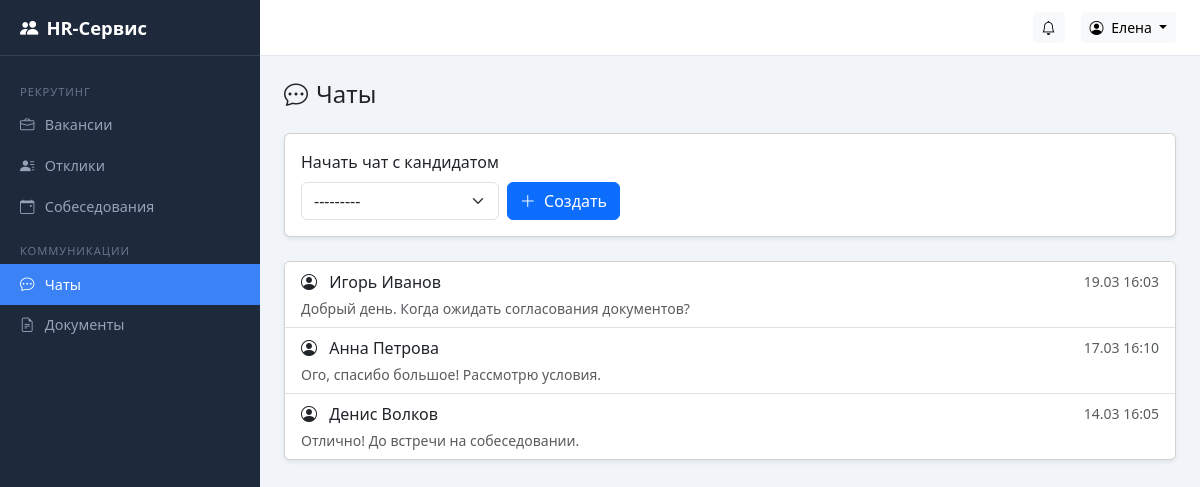
Page /chat/ (signed in) on the committed database.
### accounts/models.py (models this page shows, shortened)
class User(AbstractUser):
    class Role(models.TextChoices):
        CANDIDATE = "candidate", "Кандидат"
        HR = "hr", "HR-специалист"
        DIRECTOR = "director", "Руководитель"
        ADMIN = "admin", "Администратор"
    role = models.CharField(
        "Роль", max_length=20, choices=Role.choices, default=Role.CANDIDATE
    )
    patronymic = models.CharField("Отчество", max_length=150, blank=True)
    phone = models.CharField("Телефон", max_length=20, blank=True)
    class Meta:
        verbose_name = "Пользователь"
        verbose_name_plural = "Пользователи"
    def __str__(self):
        return self.get_full_name() or self.username
    @property
    def is_candidate(self):
        return self.role == self.Role.CANDIDATE
    @property
    def is_admin_role(self):
        return self.role == self.Role.ADMIN
    @property
    def can_manage(self):
        return self.role in (self.Role.HR, self.Role.DIRECTOR, self.Role.ADMIN)
    @property
    def can_view_analytics(self):
        return self.role in (self.Role.DIRECTOR, self.Role.ADMIN)

### chat/models.py (models this page shows, shortened)
class ChatRoom(models.Model):
    candidate = models.ForeignKey(
        settings.AUTH_USER_MODEL,
        on_delete=models.CASCADE,
        related_name="candidate_chats",
        verbose_name="Кандидат",
    )
    recruiter = models.ForeignKey(
        settings.AUTH_USER_MODEL,
        on_delete=models.CASCADE,
        related_name="recruiter_chats",
        verbose_name="Рекрутер",
    )
    created_at = models.DateTimeField("Создан", auto_now_add=True)
    class Meta:
        verbose_name = "Чат"
        verbose_name_plural = "Чаты"
        unique_together = ("candidate", "recruiter")
    @property
    def last_message(self):
        return self.messages.order_by("-created_at").first()

class Message(models.Model):
    room = models.ForeignKey(
        ChatRoom, on_delete=models.CASCADE, related_name="messages", verbose_name="Чат"
    )
    sender = models.ForeignKey(
        settings.AUTH_USER_MODEL,
        on_delete=models.SET_NULL,
        null=True,
        blank=True,
        verbose_name="Отправитель",
    )
    text = models.TextField("Текст")
    created_at = models.DateTimeField("Отправлено", auto_now_add=True)
    is_system = models.BooleanField("Системное", default=False)
    class Meta:
        verbose_name = "Сообщение"
        verbose_name_plural = "Сообщения"
        ordering = ["created_at"]

### chat/views.py (the view, shortened to what this page needs)
# urls.py: path("", views.room_list, name="room_list"),
@login_required
def room_list(request):
    user = request.user
    if user.is_candidate:
        rooms = ChatRoom.objects.filter(candidate=user)
        if rooms.count() == 1:
            return redirect("chat:room_detail", pk=rooms.first().pk)
    else:
        rooms = ChatRoom.objects.filter(recruiter=user)
    create_form = None
    if user.can_manage:
        create_form = CreateChatForm()
    return render(request, "chat/room_list.html", {
        "rooms": rooms,
        "create_form": create_form,
    })

### chat/forms.py
class CreateChatForm(forms.Form):
    candidate = forms.ModelChoiceField(
        queryset=User.objects.filter(role=User.Role.CANDIDATE),
        label="Кандидат",
        widget=forms.Select(attrs={"class": "form-select"}),
    )

### templates/chat/room_list.html (shortened to what this page needs)
{% extends "base.html" %}
{% block content %}
<div class="d-flex justify-content-between align-items-center mb-4">
  <h4 class="mb-0"><i class="bi bi-chat-dots me-2"></i>Чаты</h4>
</div>
{% if create_form %}
  <div class="card shadow-sm mb-4">
    <div class="card-body">
      <form method="post" class="row g-2 align-items-end">
        <div class="col-auto">
          <label class="form-label">Начать чат с кандидатом</label>
          {{ create_form.candidate }}
        </div>
        <div class="col-auto">
          <button type="submit" name="create_chat" class="btn btn-primary">
            <i class="bi bi-plus-lg me-1"></i> Создать
          </button>
        </div>
      </form>
    </div>
  </div>
{% endif %}
<div class="card shadow-sm">
  <div class="list-group list-group-flush">
    {% for room in rooms %}
      <a href="{% url 'chat:room_detail' room.pk %}" class="list-group-item list-group-item-action">
        <div class="d-flex justify-content-between align-items-center">
          <div>
            <i class="bi bi-person-circle me-2"></i>
            {% if user.is_candidate %}
              {{ room.recruiter }}
            {% else %}
              {{ room.candidate }}
            {% endif %}
          </div>
          <div class="text-muted small">
            {% with last=room.last_message %}
              {% if last %}{{ last.created_at|date:"d.m H:i" }}{% endif %}
            {% endwith %}
          </div>
        </div>
        {% with last=room.last_message %}
          {% if last %}
            <div class="text-muted small text-truncate mt-1">{{ last.text|truncatechars:80 }}</div>
          {% endif %}
        {% endwith %}
      </a>
    {% empty %}
      <div class="list-group-item text-center text-muted py-4">Нет чатов</div>
    {% endfor %}
  </div>
</div>
{% endblock %}

### templates/base.html (shortened to what this page needs)
<!DOCTYPE html>
<html lang="ru">
<head>
  <link href="https://cdn.jsdelivr.net/npm/bootstrap@5.3.3/dist/css/bootstrap.min.css" rel="stylesheet">
  <link href="https://cdn.jsdelivr.net/npm/bootstrap-icons@1.11.3/font/bootstrap-icons.min.css" rel="stylesheet">
</head>
<body>
{% if user.is_authenticated %}
  <nav class="sidebar" id="sidebar">
    <div class="sidebar-brand">
      <i class="bi bi-people-fill me-2"></i> HR-Сервис
    </div>
    <div class="sidebar-nav">
      {% if user.can_manage %}
        <div class="nav-section">Рекрутинг</div>
        <a class="nav-link {% if request.resolver_match.app_name == 'vacancies' and 'application' not in request.resolver_match.url_name|default:'' and 'interview' not in request.resolver_match.url_name|default:'' %}active{% endif %}"
           href="{% url 'vacancies:vacancy_list' %}">
          <i class="bi bi-briefcase"></i> Вакансии
        </a>
        <a class="nav-link {% if request.resolver_match.url_name == 'application_list' %}active{% endif %}"
           href="{% url 'vacancies:application_list' %}">
          <i class="bi bi-person-lines-fill"></i> Отклики
        </a>
        <a class="nav-link {% if 'interview' in request.resolver_match.url_name|default:'' %}active{% endif %}"
           href="{% url 'vacancies:interview_list' %}">
          <i class="bi bi-calendar-event"></i> Собеседования
        </a>
        <div class="nav-section">Коммуникации</div>
        <a class="nav-link {% if request.resolver_match.app_name == 'chat' %}active{% endif %}"
           href="{% url 'chat:room_list' %}">
          <i class="bi bi-chat-dots"></i> Чаты
        </a>
        <a class="nav-link {% if request.resolver_match.app_name == 'documents' %}active{% endif %}"
           href="{% url 'documents:document_list' %}">
          <i class="bi bi-file-earmark-text"></i> Документы
        </a>
      {% endif %}
    </div>
  </nav>
  <div class="topbar">
    <div class="ms-auto d-flex align-items-center gap-3">
      {% if user.can_manage or user.is_candidate %}
      <a href="{% url 'vacancies:notification_list' %}" class="btn btn-light btn-sm position-relative">
        <i class="bi bi-bell"></i>
      </a>
      {% endif %}
      <div class="dropdown">
        <button class="btn btn-light btn-sm dropdown-toggle" data-bs-toggle="dropdown">
          <i class="bi bi-person-circle me-1"></i> {{ user.get_short_name|default:user.username }}
        </button>
      </div>
    </div>
  </div>
  <main class="main-content">
    {% block content %}{% endblock %}
  </main>
{% else %}
  {% block anonymous_content %}{% endblock %}
{% endif %}
</body>
</html>

### templates/base.html (style rules this page uses)
:root { --sidebar-width: 260px; --sidebar-bg: #1e293b; --sidebar-hover: #334155; --sidebar-active: #3b82f6; --topbar-height: 56px; }
body { background: #f1f5f9; }
.sidebar { position: fixed; top: 0; left: 0; bottom: 0; width: var(--sidebar-width); background: var(--sidebar-bg); color: #cbd5e1; overflow-y: auto; z-index: 1030; transition: transform .2s; }
.sidebar-brand { height: var(--topbar-height); display: flex; align-items: center; padding: 0 1.25rem; font-size: 1.15rem; font-weight: 600; color: #fff; border-bottom: 1px solid #334155; }
.sidebar-nav { padding: .75rem 0; }
.sidebar-nav .nav-link { color: #94a3b8; padding: .6rem 1.25rem; display: flex; align-items: center; gap: .65rem; font-size: .9rem; border-radius: 0; transition: background .15s, color .15s; }
.sidebar-nav .nav-link.active { background: var(--sidebar-active); color: #fff; }
.sidebar-nav .nav-section { padding: .5rem 1.25rem .25rem; font-size: .7rem; text-transform: uppercase; letter-spacing: .08em; color: #64748b; margin-top: .5rem; }
.topbar { position: fixed; top: 0; left: var(--sidebar-width); right: 0; height: var(--topbar-height); background: #fff; border-bottom: 1px solid #e2e8f0; display: flex; align-items: center; padding: 0 1.5rem; z-index: 1020; }
.main-content { margin-left: var(--sidebar-width); margin-top: var(--topbar-height); padding: 1.5rem; min-height: calc(100vh - var(--topbar-height)); }

### rows in the picture
User: get_short_name "Елена"
ChatRoom: candidate "Игорь Иванов", last_message.created_at "19.03 16:03", last_message.text "Добрый день. Когда ожидать согласования документов?"
ChatRoom: candidate "Анна Петрова", last_message.created_at "17.03 16:10", last_message.text "Ого, спасибо большое! Рассмотрю условия."
ChatRoom: candidate "Денис Волков", last_message.created_at "14.03 16:05", last_message.text "Отлично! До встречи на собеседовании."
